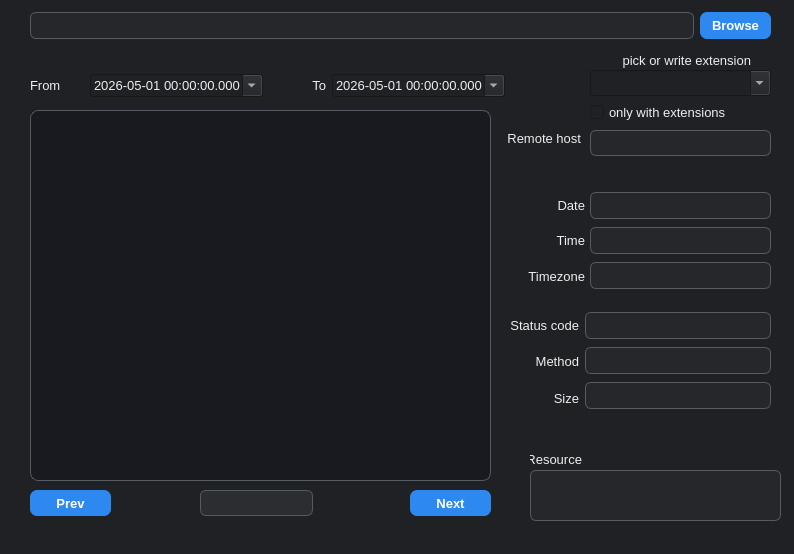
<?xml version="1.0" encoding="UTF-8"?>
<ui version="4.0">
 <class>MainWindow</class>
 <widget class="QMainWindow" name="MainWindow">
  <property name="geometry">
   <rect>
    <x>0</x>
    <y>0</y>
    <width>794</width>
    <height>554</height>
   </rect>
  </property>
  <property name="font">
   <font>
    <family>Segoe UI</family>
    <pointsize>10</pointsize>
   </font>
  </property>
  <property name="windowTitle">
   <string>MainWindow</string>
  </property>
  <property name="styleSheet">
   <string notr="true">QMainWindow, QWidget {
    background-color: #202124;
    color: #eeeeee;
    font-family: &quot;Segoe UI&quot;;
    font-size: 10pt;
}

QLabel {
    color: #eeeeee;
    background: transparent;
}

QLineEdit, QPlainTextEdit {
    background-color: #2b2d31;
    color: #f2f2f2;
    border: 1px solid #555b63;
    border-radius: 6px;
    padding: 4px 6px;
}

QLineEdit:read-only, QPlainTextEdit:read-only {
    background-color: #25272b;
    color: #dcdcdc;
}

QListWidget {
    background-color: #181a1f;
    color: #eeeeee;
    border: 1px solid #555b63;
    border-radius: 8px;
    padding: 4px;
}

QListWidget::item {
    padding: 5px;
    border-radius: 4px;
}

QListWidget::item:selected {
    background-color: #2d89ef;
    color: white;
}

QPushButton {
    background-color: #2d89ef;
    color: white;
    border: none;
    border-radius: 7px;
    padding: 6px 12px;
    font-weight: bold;
}

QPushButton:hover {
    background-color: #3b97ff;
}

QPushButton:pressed {
    background-color: #1f6fc7;
}

QPushButton:disabled {
    background-color: #4a4a4a;
    color: #9a9a9a;
}

QStatusBar {
    background-color: #202124;
    color: #cccccc;
}</string>
  </property>
  <widget class="QWidget" name="centralwidget">
   <widget class="QListWidget" name="logListWidget">
    <property name="geometry">
     <rect>
      <x>30</x>
      <y>110</y>
      <width>461</width>
      <height>371</height>
     </rect>
    </property>
    <property name="font">
     <font>
      <family>Segoe UI</family>
      <pointsize>10</pointsize>
     </font>
    </property>
   </widget>
   <widget class="QLineEdit" name="remoteHostLineEdit">
    <property name="geometry">
     <rect>
      <x>590</x>
      <y>130</y>
      <width>181</width>
      <height>26</height>
     </rect>
    </property>
    <property name="font">
     <font>
      <family>Segoe UI</family>
      <pointsize>10</pointsize>
     </font>
    </property>
    <property name="readOnly">
     <bool>true</bool>
    </property>
   </widget>
   <widget class="QPushButton" name="previousButton">
    <property name="geometry">
     <rect>
      <x>30</x>
      <y>490</y>
      <width>81</width>
      <height>26</height>
     </rect>
    </property>
    <property name="font">
     <font>
      <family>Segoe UI</family>
      <pointsize>10</pointsize>
      <bold>true</bold>
     </font>
    </property>
    <property name="text">
     <string>Prev</string>
    </property>
   </widget>
   <widget class="QPushButton" name="nextButton">
    <property name="geometry">
     <rect>
      <x>410</x>
      <y>490</y>
      <width>81</width>
      <height>26</height>
     </rect>
    </property>
    <property name="font">
     <font>
      <family>Segoe UI</family>
      <pointsize>10</pointsize>
      <bold>true</bold>
     </font>
    </property>
    <property name="text">
     <string>Next</string>
    </property>
   </widget>
   <widget class="QLabel" name="remoteHostLabel">
    <property name="geometry">
     <rect>
      <x>500</x>
      <y>130</y>
      <width>81</width>
      <height>16</height>
     </rect>
    </property>
    <property name="text">
     <string>Remote host</string>
    </property>
    <property name="alignment">
     <set>Qt::AlignmentFlag::AlignRight|Qt::AlignmentFlag::AlignTrailing|Qt::AlignmentFlag::AlignVCenter</set>
    </property>
   </widget>
   <widget class="QWidget" name="timestampLabelsWidget">
    <property name="geometry">
     <rect>
      <x>510</x>
      <y>190</y>
      <width>75</width>
      <height>101</height>
     </rect>
    </property>
    <property name="font">
     <font>
      <family>Segoe UI</family>
      <pointsize>10</pointsize>
     </font>
    </property>
    <layout class="QVBoxLayout" name="verticalLayout">
     <item>
      <widget class="QLabel" name="dateLabel">
       <property name="text">
        <string>Date</string>
       </property>
       <property name="alignment">
        <set>Qt::AlignmentFlag::AlignRight|Qt::AlignmentFlag::AlignTrailing|Qt::AlignmentFlag::AlignVCenter</set>
       </property>
      </widget>
     </item>
     <item>
      <widget class="QLabel" name="timeLabel">
       <property name="text">
        <string>Time</string>
       </property>
       <property name="alignment">
        <set>Qt::AlignmentFlag::AlignRight|Qt::AlignmentFlag::AlignTrailing|Qt::AlignmentFlag::AlignVCenter</set>
       </property>
      </widget>
     </item>
     <item>
      <widget class="QLabel" name="timezoneLabel">
       <property name="text">
        <string>Timezone</string>
       </property>
       <property name="alignment">
        <set>Qt::AlignmentFlag::AlignRight|Qt::AlignmentFlag::AlignTrailing|Qt::AlignmentFlag::AlignVCenter</set>
       </property>
      </widget>
     </item>
    </layout>
   </widget>
   <widget class="QWidget" name="timestampFieldsWidget">
    <property name="geometry">
     <rect>
      <x>590</x>
      <y>190</y>
      <width>181</width>
      <height>101</height>
     </rect>
    </property>
    <property name="font">
     <font>
      <family>Segoe UI</family>
      <pointsize>10</pointsize>
     </font>
    </property>
    <layout class="QVBoxLayout" name="verticalLayout_5">
     <item>
      <widget class="QLineEdit" name="dateLineEdit">
       <property name="font">
        <font>
         <family>Segoe UI</family>
         <pointsize>10</pointsize>
        </font>
       </property>
       <property name="readOnly">
        <bool>true</bool>
       </property>
      </widget>
     </item>
     <item>
      <widget class="QLineEdit" name="timeLineEdit">
       <property name="font">
        <font>
         <family>Segoe UI</family>
         <pointsize>10</pointsize>
        </font>
       </property>
       <property name="readOnly">
        <bool>true</bool>
       </property>
      </widget>
     </item>
     <item>
      <widget class="QLineEdit" name="timezoneLineEdit">
       <property name="font">
        <font>
         <family>Segoe UI</family>
         <pointsize>10</pointsize>
        </font>
       </property>
       <property name="readOnly">
        <bool>true</bool>
       </property>
      </widget>
     </item>
    </layout>
   </widget>
   <widget class="QWidget" name="fileSelectionWidget">
    <property name="geometry">
     <rect>
      <x>30</x>
      <y>10</y>
      <width>741</width>
      <height>32</height>
     </rect>
    </property>
    <property name="font">
     <font>
      <family>Segoe UI</family>
      <pointsize>10</pointsize>
     </font>
    </property>
    <layout class="QHBoxLayout" name="horizontalLayout">
     <item>
      <widget class="QLineEdit" name="selectedFileLineEdit">
       <property name="font">
        <font>
         <family>Segoe UI</family>
         <pointsize>10</pointsize>
        </font>
       </property>
       <property name="readOnly">
        <bool>true</bool>
       </property>
      </widget>
     </item>
     <item>
      <widget class="QPushButton" name="browseButton">
       <property name="font">
        <font>
         <family>Segoe UI</family>
         <pointsize>10</pointsize>
         <bold>true</bold>
        </font>
       </property>
       <property name="text">
        <string>Browse</string>
       </property>
      </widget>
     </item>
    </layout>
   </widget>
   <widget class="QWidget" name="toFilterWidget">
    <property name="geometry">
     <rect>
      <x>260</x>
      <y>70</y>
      <width>245</width>
      <height>31</height>
     </rect>
    </property>
    <layout class="QHBoxLayout" name="horizontalLayout_2">
     <item>
      <widget class="QLabel" name="toLabel">
       <property name="text">
        <string>To</string>
       </property>
       <property name="alignment">
        <set>Qt::AlignmentFlag::AlignRight|Qt::AlignmentFlag::AlignTrailing|Qt::AlignmentFlag::AlignVCenter</set>
       </property>
      </widget>
     </item>
     <item>
      <widget class="QDateTimeEdit" name="DateTo">
       <property name="dateTime">
        <datetime>
         <hour>0</hour>
         <minute>0</minute>
         <second>0</second>
         <year>2026</year>
         <month>5</month>
         <day>1</day>
        </datetime>
       </property>
       <property name="displayFormat">
        <string>yyyy-MM-dd HH:mm:ss.zzz</string>
       </property>
       <property name="calendarPopup">
        <bool>true</bool>
       </property>
      </widget>
     </item>
    </layout>
   </widget>
   <widget class="QWidget" name="fromFilterWidget">
    <property name="geometry">
     <rect>
      <x>30</x>
      <y>70</y>
      <width>233</width>
      <height>31</height>
     </rect>
    </property>
    <layout class="QHBoxLayout" name="horizontalLayout_3">
     <item>
      <widget class="QLabel" name="fromLabel">
       <property name="text">
        <string>From</string>
       </property>
      </widget>
     </item>
     <item>
      <widget class="QDateTimeEdit" name="DateFrom">
       <property name="dateTime">
        <datetime>
         <hour>0</hour>
         <minute>0</minute>
         <second>0</second>
         <year>2026</year>
         <month>5</month>
         <day>1</day>
        </datetime>
       </property>
       <property name="displayFormat">
        <string>yyyy-MM-dd HH:mm:ss.zzz</string>
       </property>
       <property name="calendarPopup">
        <bool>true</bool>
       </property>
      </widget>
     </item>
    </layout>
   </widget>
   <widget class="QLabel" name="resourceLabel">
    <property name="geometry">
     <rect>
      <x>530</x>
      <y>450</y>
      <width>52</width>
      <height>18</height>
     </rect>
    </property>
    <property name="text">
     <string>Resource</string>
    </property>
    <property name="alignment">
     <set>Qt::AlignmentFlag::AlignRight|Qt::AlignmentFlag::AlignTrailing|Qt::AlignmentFlag::AlignVCenter</set>
    </property>
   </widget>
   <widget class="QPlainTextEdit" name="resourcePlainTextEdit">
    <property name="geometry">
     <rect>
      <x>530</x>
      <y>470</y>
      <width>251</width>
      <height>51</height>
     </rect>
    </property>
    <property name="font">
     <font>
      <family>Segoe UI</family>
      <pointsize>10</pointsize>
     </font>
    </property>
    <property name="verticalScrollBarPolicy">
     <enum>Qt::ScrollBarPolicy::ScrollBarAsNeeded</enum>
    </property>
    <property name="horizontalScrollBarPolicy">
     <enum>Qt::ScrollBarPolicy::ScrollBarAsNeeded</enum>
    </property>
    <property name="lineWrapMode">
     <enum>QPlainTextEdit::LineWrapMode::NoWrap</enum>
    </property>
    <property name="readOnly">
     <bool>true</bool>
    </property>
   </widget>
   <widget class="QWidget" name="layoutWidget">
    <property name="geometry">
     <rect>
      <x>510</x>
      <y>310</y>
      <width>261</width>
      <height>103</height>
     </rect>
    </property>
    <layout class="QHBoxLayout" name="horizontalLayout_4">
     <item>
      <layout class="QVBoxLayout" name="verticalLayout_3">
       <item>
        <widget class="QLabel" name="statusCodeLabel">
         <property name="text">
          <string>Status code</string>
         </property>
         <property name="alignment">
          <set>Qt::AlignmentFlag::AlignRight|Qt::AlignmentFlag::AlignTrailing|Qt::AlignmentFlag::AlignVCenter</set>
         </property>
        </widget>
       </item>
       <item>
        <widget class="QLabel" name="methodLabel">
         <property name="text">
          <string>Method</string>
         </property>
         <property name="alignment">
          <set>Qt::AlignmentFlag::AlignRight|Qt::AlignmentFlag::AlignTrailing|Qt::AlignmentFlag::AlignVCenter</set>
         </property>
        </widget>
       </item>
       <item>
        <widget class="QLabel" name="sizeLabel">
         <property name="text">
          <string>Size</string>
         </property>
         <property name="alignment">
          <set>Qt::AlignmentFlag::AlignRight|Qt::AlignmentFlag::AlignTrailing|Qt::AlignmentFlag::AlignVCenter</set>
         </property>
        </widget>
       </item>
      </layout>
     </item>
     <item>
      <layout class="QVBoxLayout" name="verticalLayout_2">
       <item>
        <widget class="QLineEdit" name="statusCodeLineEdit">
         <property name="font">
          <font>
           <family>Segoe UI</family>
           <pointsize>10</pointsize>
          </font>
         </property>
         <property name="readOnly">
          <bool>true</bool>
         </property>
        </widget>
       </item>
       <item>
        <widget class="QLineEdit" name="methodLineEdit">
         <property name="font">
          <font>
           <family>Segoe UI</family>
           <pointsize>10</pointsize>
          </font>
         </property>
         <property name="readOnly">
          <bool>true</bool>
         </property>
        </widget>
       </item>
       <item>
        <widget class="QLineEdit" name="sizeLineEdit">
         <property name="font">
          <font>
           <family>Segoe UI</family>
           <pointsize>10</pointsize>
          </font>
         </property>
         <property name="readOnly">
          <bool>true</bool>
         </property>
        </widget>
       </item>
      </layout>
     </item>
    </layout>
   </widget>
   <widget class="QComboBox" name="comboFilterExtension">
    <property name="geometry">
     <rect>
      <x>590</x>
      <y>70</y>
      <width>181</width>
      <height>26</height>
     </rect>
    </property>
    <property name="editable">
     <bool>true</bool>
    </property>
    <property name="currentText">
     <string notr="true"/>
    </property>
   </widget>
   <widget class="QLabel" name="remoteHostLabel_2">
    <property name="geometry">
     <rect>
      <x>600</x>
      <y>50</y>
      <width>151</width>
      <height>20</height>
     </rect>
    </property>
    <property name="text">
     <string>pick or write extension</string>
    </property>
    <property name="alignment">
     <set>Qt::AlignmentFlag::AlignRight|Qt::AlignmentFlag::AlignTrailing|Qt::AlignmentFlag::AlignVCenter</set>
    </property>
   </widget>
   <widget class="QCheckBox" name="only_extensions_checkbox">
    <property name="geometry">
     <rect>
      <x>590</x>
      <y>100</y>
      <width>171</width>
      <height>24</height>
     </rect>
    </property>
    <property name="text">
     <string>only with extensions</string>
    </property>
   </widget>
   <widget class="QLineEdit" name="subsequenceLineEdit">
    <property name="geometry">
     <rect>
      <x>200</x>
      <y>490</y>
      <width>113</width>
      <height>26</height>
     </rect>
    </property>
    <property name="text">
     <string/>
    </property>
   </widget>
  </widget>
  <widget class="QStatusBar" name="mainStatusBar"/>
 </widget>
 <resources/>
 <connections/>
</ui>
